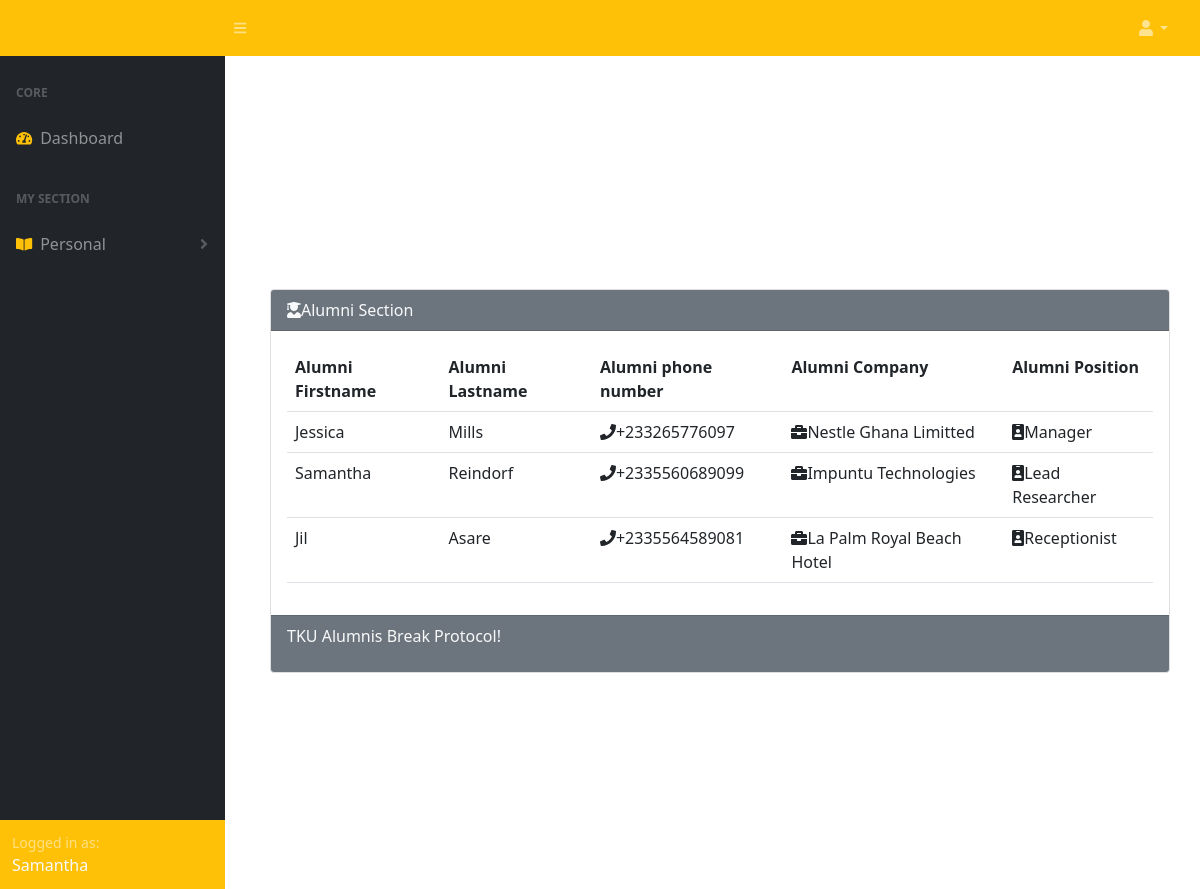
Page /FRONTEND/VIEW/TKU/TKUalumni.php (signed in) on the committed database.
### tables this page shows
CREATE TABLE `work_section` (
  `work_id` int(11) NOT NULL,
  `company_name` longtext DEFAULT NULL,
  `work_position` varchar(30) DEFAULT NULL,
  `member_id` int(11) DEFAULT NULL
);

CREATE TABLE `members` (
  `member_id` int(11) NOT NULL,
  `fname` varchar(30) DEFAULT NULL,
  `lname` varchar(30) DEFAULT NULL,
  `dobmonth` varchar(20) DEFAULT NULL,
  `dob` date DEFAULT NULL,
  `email` longtext DEFAULT NULL,
  `phone_number` varchar(20) DEFAULT NULL,
  `fellowship_id` int(11) DEFAULT NULL
);

### FRONTEND/VIEW/TKU/TKUalumni.php (the view, shortened to what this page needs)
<?php
include('sidenavTKU.php');
require('../../../BACKEND/CONNECTIONS/database_connection.php');
?>
<!DOCTYPE html>
<html lang="en">
<head>
    <link rel="stylesheet" href="https://cdn.jsdelivr.net/npm/bootstrap@5.1.3/dist/css/bootstrap.min.css">
     <link href="https://cdn.jsdelivr.net/npm/simple-datatables@latest/dist/style.css" rel="stylesheet" />
     <link rel="stylesheet" href="https://cdnjs.cloudflare.com/ajax/libs/font-awesome/4.7.0/css/font-awesome.min.css">
</head>
<body>
<div class="card w-75" style="margin-top: -600px; margin-left:270px">
  <div class="card-header text-light bg-secondary">
  <span><i class='fas fa-user-graduate'></i>Alumni Section</span>
  </div>
  <div class="card-body">
      <?php
                            $query="SELECT work_section.company_name, work_section.work_position, members.fname, members.lname,members.phone_number FROM work_section INNER JOIN members ON work_section.member_id=members.member_id WHERE fellowship_id=112";
                           if($runQuery=mysqli_query($connection,$query)){
                            if(mysqli_num_rows($runQuery)>0)
                            {
                                    echo "<table class='table'>";
                                    echo "<tr>";
                                    echo "<th>Alumni Firstname</th>";
                                    echo "<th>Alumni Lastname</th>";
                                    echo "<th>Alumni phone number</th>";
                                    echo "<th>Alumni Company</th>";
                                    echo "<th>Alumni Position</th>";
                                    echo "</tr>";
                                while($row=mysqli_fetch_array($runQuery)){
                                    echo "<tr>";
                                    echo "<td>".$row['fname']. "</td>";
                                    echo "<td>".$row['lname']. "</td>";
                                    echo "<td><i class='fa fa-phone'></i>" .$row['phone_number'].  "</td>";
                                    echo "<td><i class='fas fa-briefcase'></i>" .$row['company_name'].  "</td>";
                                    echo "<td><i class='fa fa-id-badge'></i>" .$row['work_position'].  "</td>";
                                }
                                echo "</table>";
                                }else{
                                    echo "No records found";
                                }
                                }
                            ?>
  </div>
  <div class="card-footer text-light bg-secondary">
      <p>TKU Alumnis Break Protocol!</p>
  </div>
</div>
</body>
</html>

### rows in the picture
work_section: member.fname "Jessica", member.lname "Mills", member.phone_number "+233265776097", company_name "Nestle Ghana Limitted", work_position "Manager"
work_section: member.fname "Samantha", member.lname "Reindorf", member.phone_number "+2335560689099", company_name "Impuntu Technologies", work_position "Lead Researcher"
work_section: member.fname "Jil", member.lname "Asare", member.phone_number "+2335564589081", company_name "La Palm Royal Beach Hotel", work_position "Receptionist"

### other values in the picture
$firstname=$_SESSION['auth_user']['fname'] "Samantha"
